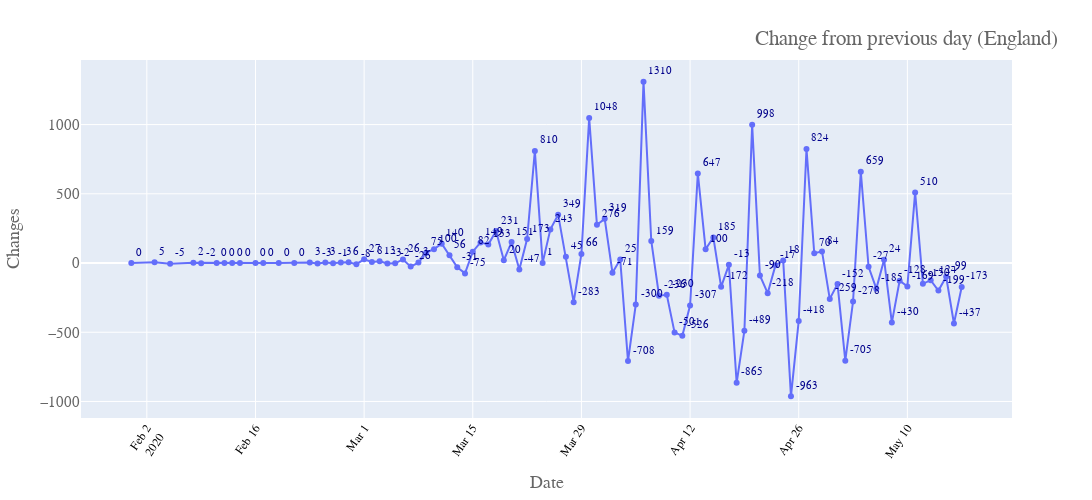

The notebook cell this image was saved under:
### Markdown cell above
## Data Visualization

### Code cell
fig = px.line(d2, x="Date", y='trend',text='trend')#color = 'Cases',)
fig.update_traces(textposition='top right',textfont=dict(family="sans serif",size=11,color="Darkblue"))
fig.update_layout(title={'text': 'Change from previous day (England)',
#         'y':1.3,
        'x':0.83,
        'xanchor': 'center',
        'yanchor': 'top'},
                  yaxis_title="Changes",
    font=dict(
        family="Courier New, monospace",
        size=15,
        color="#666666"
    ),
                  width=1500, height=500,coloraxis_showscale=False)
fig.write_image("images/{},trend.png".format(str(date.iloc[0].values)))
fig.update_xaxes(tickangle=-55, tickfont=dict(family='Rockwell', color='black', size=12))
fig.show()

### Figure 1 — Plotly figure (JSON) as saved in the notebook; plotly's stock layout.template omitted (floating-point values rounded to 4 significant figures)
{"data": [{"hovertemplate": "Date=%{x}<br>trend=%{text}<extra></extra>", "legendgroup": "", "line": {"color": "#636efa", "dash": "solid"}, "mode": "lines+markers+text", "name": "", "showlegend": false, "text": [-173, -437, -99, -199, -124, -150, 510, -169, -128, -430, 24, -185, -27, 659, -278, -705, -152, -259, 84, 70, 824, -418, -963, 18, -17, -218, -90, 998, -489, -865, -13, -172, 185, 100, 647, -307, -526, -501, -230, -236, 159, 1310, -300, -708, 25, -71, 319, 276, 1048, 66, -283, 45, 349, 243, 1, 810, 173, -47, 151, 20, 231, 133, 149, 82, -75, -31, 56, 140, 100, 75, 3, -26, 26, -2, -3, 13, 8, 27, -8, 6, 3, -1, 3, -3, 3, 0, 0, 0, 0, 0, 0, 0, 0, -2, 2, -5, 5, 0], "textfont": {"color": "Darkblue", "family": "sans serif", "size": 11}, "textposition": "top right", "type": "scatter", "x": ["2020-05-17", "2020-05-16", "2020-05-15", "2020-05-14", "2020-05-13", "2020-05-12", "2020-05-11", "2020-05-10", "2020-05-09", "2020-05-08", "2020-05-07", "2020-05-06", "2020-05-05", "2020-05-04", "2020-05-03", "2020-05-02", "2020-05-01", "2020-04-30", "2020-04-29", "2020-04-28", "2020-04-27", "2020-04-26", "2020-04-25", "2020-04-24", "2020-04-23", "2020-04-22", "2020-04-21", "2020-04-20", "2020-04-19", "2020-04-18", "2020-04-17", "2020-04-16", "2020-04-15", "2020-04-14", "2020-04-13", "2020-04-12", "2020-04-11", "2020-04-10", "2020-04-09", "2020-04-08", "2020-04-07", "2020-04-06", "2020-04-05", "2020-04-04", "2020-04-03", "2020-04-02", "2020-04-01", "2020-03-31", "2020-03-30", "2020-03-29", "2020-03-28", "2020-03-27", "2020-03-26", "2020-03-25", "2020-03-24", "2020-03-23", "2020-03-22", "2020-03-21", "2020-03-20", "2020-03-19", "2020-03-18", "2020-03-17", "2020-03-16", "2020-03-15", "2020-03-14", "2020-03-13", "2020-03-12", "2020-03-11", "2020-03-10", "2020-03-09", "2020-03-08", "2020-03-07", "2020-03-06", "2020-03-05", "2020-03-04", "2020-03-03", "2020-03-02", "2020-03-01", "2020-02-29", "2020-02-28", "2020-02-27", "2020-02-26", "2020-02-25", "2020-02-24", "2020-02-23", "2020-02-21", "2020-02-19", "2020-02-17", "2020-02-16", "2020-02-14", "2020-02-13", "2020-02-12", "2020-02-11", "2020-02-09", "2020-02-08", "2020-02-05", "2020-02-03", "2020-01-31"], "xaxis": "x", "y": [-173, -437, -99, -199, -124, -150, 510, -169, -128, -430, 24, -185, -27, 659, -278, -705, -152, -259, 84, 70, 824, -418, -963, 18, -17, -218, -90, 998, -489, -865, -13, -172, 185, 100, 647, -307, -526, -501, -230, -236, 159, 1310, -300, -708, 25, -71, 319, 276, 1048, 66, -283, 45, 349, 243, 1, 810, 173, -47, 151, 20, 231, 133, 149, 82, -75, -31, 56, 140, 100, 75, 3, -26, 26, -2, -3, 13, 8, 27, -8, 6, 3, -1, 3, -3, 3, 0, 0, 0, 0, 0, 0, 0, 0, -2, 2, -5, 5, 0], "yaxis": "y"}], "layout": {"coloraxis": {"showscale": false}, "font": {"color": "#666666", "family": "Courier New, monospace", "size": 15}, "height": 500, "legend": {"tracegroupgap": 0}, "margin": {"t": 60}, "title": {"text": "Change from previous day (England)", "x": 0.83, "xanchor": "center", "yanchor": "top"}, "width": 1500, "xaxis": {"anchor": "y", "domain": [0, 1], "tickangle": -55, "tickfont": {"color": "black", "family": "Rockwell", "size": 12}, "title": {"text": "Date"}}, "yaxis": {"anchor": "x", "domain": [0, 1], "title": {"text": "Changes"}}}}
